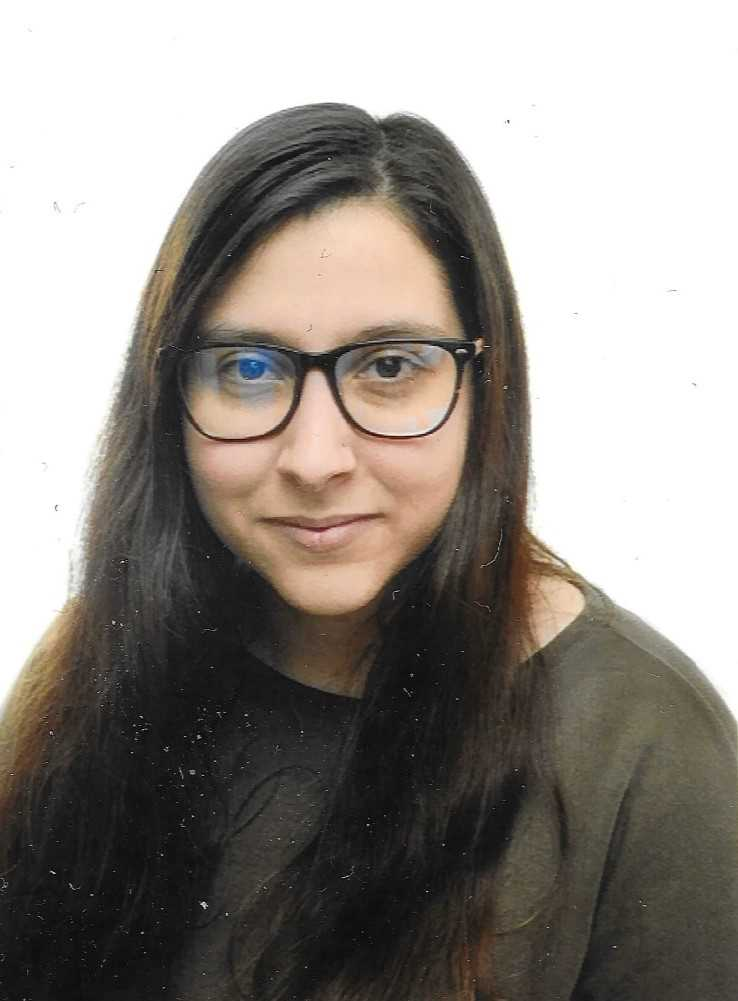
#> input picture TrabalhosPraticos/TP1/images/originais/AO1.jpg, 738 x 1001 px, found by its file name; its folder holds only this picture in this run
$ python face_detection.py
#> lines starting #> are read from the running program, lines starting #| are printed output that depends on the picture; after the words box and inside, x2 and y2 are one past the last pixel; in counts of white or black regions, pixels touching at a corner belong together; long printed decimals are rounded
import numpy as np
import cv2
import matplotlib.pyplot as plt
import os
from math import degrees, atan2

# Percorrer a pasta das imagens originais
# Identificar caras e olhos
# Desenhar um retângulo à volta das caras e circulo no centro dos olhos
# Guardar as imagens com faces cortadas

# Load the pre-trained model
face_cascade = cv2.CascadeClassifier(cv2.data.haarcascades+'haarcascade_frontalface_default.xml')
eye_cascade = cv2.CascadeClassifier(cv2.data.haarcascades+'haarcascade_eye_tree_eyeglasses.xml')

for root, dirs, files in os.walk("TrabalhosPraticos/TP1/images/originais/"):
    for file in files:
        filename, extention = file.split(".") # os.path.split(files, ".")
        print(filename, extention)

        # Load the image
        img = cv2.imread("TrabalhosPraticos/TP1/images/originais/" + file)
#> img is the input picture: shape (1001, 738, 3); mean B, G, R 134.2, 140, 145.7

        # Resize the image
        #img = cv2.resize(img, (int(img.shape[1]*0.8), int(img.shape[0]*0.8)))

        # Convert into grayscale
        gray = cv2.cvtColor(img, cv2.COLOR_BGR2GRAY)
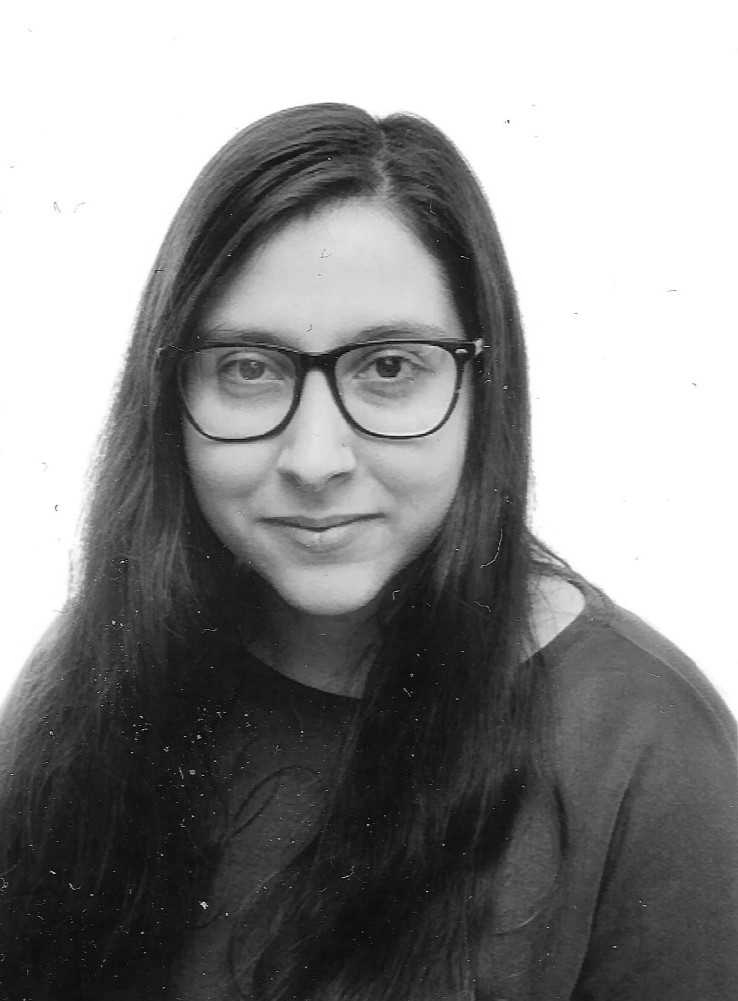
#> gray: shape (1001, 738); min 0, max 255, mean 141.1

        # Detect faces
        faces = face_cascade.detectMultiScale(gray, scaleFactor=1.1, minNeighbors=4)
#> faces = [[137, 225, 372, 372]]

        # Identify the biggest face found
        face = faces[np.argmax([w*h for x, y, w, h in faces])]
#> face = [137, 225, 372, 372]

        (x_face, y_face, w_face, h_face) = face
#> x_face = 137; y_face = 225; w_face = 372; h_face = 372

        # Crop the face
        face_region = gray[y_face:y_face+h_face, x_face:x_face+w_face]
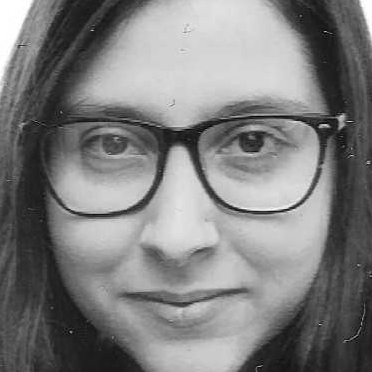
#> face_region: shape (372, 372); min 0, max 255, mean 126.2
        cv2.imwrite("TrabalhosPraticos/TP1/images/processed/cropped_faces/" + filename + "_preNomalization." + extention, face_region)

        # Detect eyes
        eyes = eye_cascade.detectMultiScale(face_region, scaleFactor=1.1, minNeighbors=4)
#> eyes = [[76, 113, 68, 68], [215, 104, 76, 76]]
        eyes_info = []
        for x, y, w, h in eyes:
            if x is not None:
                eye_radious = int(round((w + h) * 0.25))
                eye_center = (x_face + x + w//2, y_face+ y + h//2)

                eyes_info.append((x, y, w, h, eye_center, eye_radious))
                #if eye_radious > 100:
                img = cv2.circle(img, eye_center, eye_radious, (255, 0, 0), 3)
#> this loop made 2 passes
#> (x, y, w, h, eye_radious, eye_center) on passes 1 to 2: (76, 113, 68, 68, 34, (247, 372)), (215, 104, 76, 76, 38, (390, 367))
#> pass 1, `img = cv2.circle(img, eye_center, eye_radious, (255, 0, 0), 3)`:
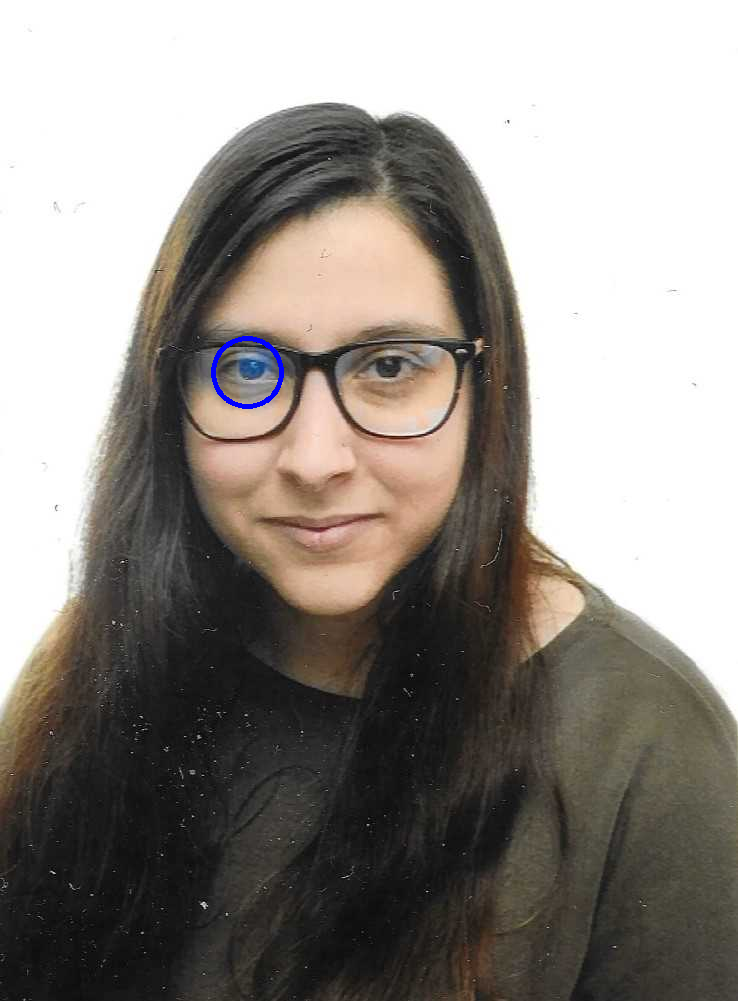
#> img: shape (1001, 738, 3); 0.14% of pixels changed, all inside (x1, y1, x2, y2) = (211, 336, 284, 409)
#> after the loop, eyes_info = [(76, 113, 68, 68, (247, 372), 34), (215, 104, 76, 76, (390, 367), 38)]


        img = cv2.rectangle(img, (x_face, y_face), (x_face+w_face, y_face+h_face), (0, 255, 0), 3)
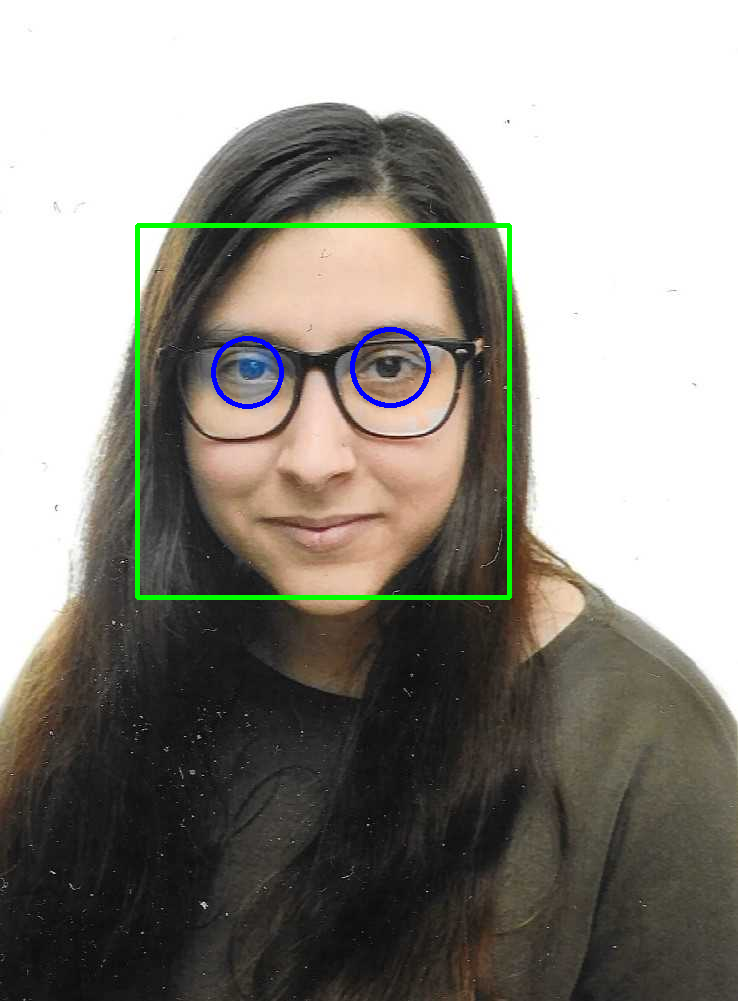
#> img: shape (1001, 738, 3); mean B, G, R 133.7, 141.2, 144.2
        cv2.imwrite("TrabalhosPraticos/TP1/images/processed/" + file, img)

        # Order eyes by y position
        eyes_info = sorted(eyes_info, key=lambda pos: pos[0])
        print("* Sorted Eyes: \n", eyes)
#| * Sorted Eyes:
#|  [[ 76 113  68  68]
#|  [215 104  76  76]]
        eyes_angle = degrees(atan2(-(eyes_info[1][1]-eyes_info[0][1]), eyes_info[1][0]-eyes_info[0][0]))
#> eyes_angle = 3.7
        print("* Eyes angle: ", eyes_angle)
#| * Eyes angle:  3.705
        print("* Eyes info: ", eyes_info[0][4])
#| * Eyes info:  (247, 372)

        # Rotate the image
        center = ((int(eyes_info[0][4][0]), int(eyes_info[0][4][1]))) # w//2, h//2
#> center = (247, 372)

        print("* Image center: ", center, type(center), type(center[0]))
#| * Image center:  (247, 372) <class 'tuple'> <class 'int'>
        M = cv2.getRotationMatrix2D(center, 360-eyes_angle, 1.0)
#> M = [[0.998, -0.0646, 24.55], [0.0646, 0.998, -15.18]]
        face_region = cv2.warpAffine(gray, M, gray.shape[:2])
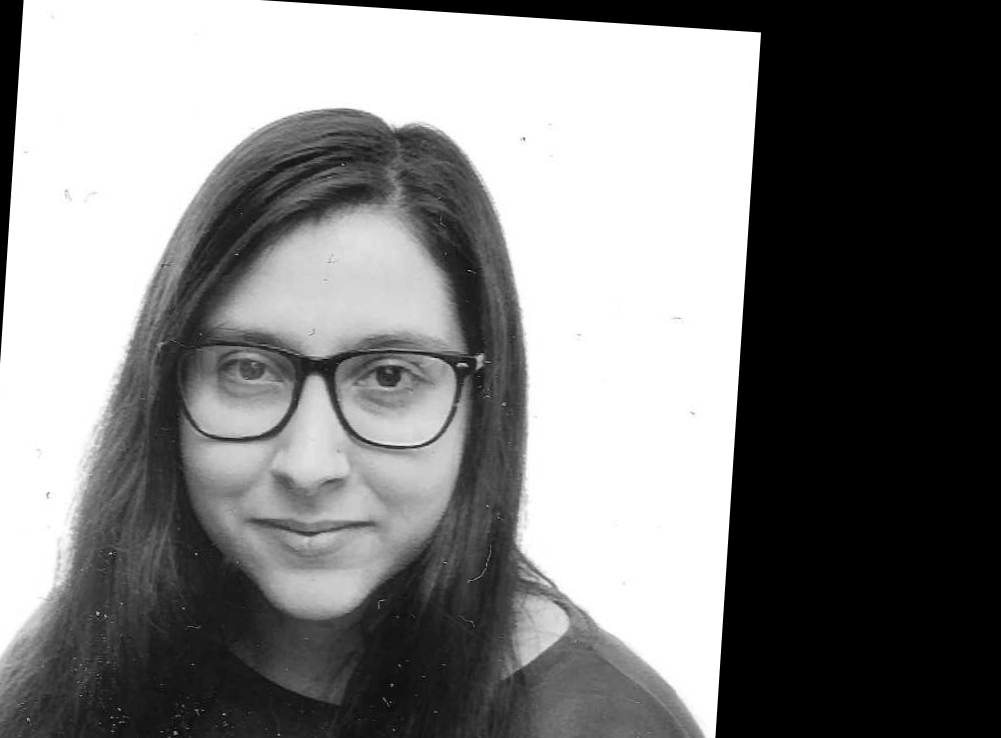
#> face_region: shape (738, 1001); min 0, max 255, mean 126.5
        face_region = face_region[y_face:y_face+h_face, x_face:x_face+w_face]
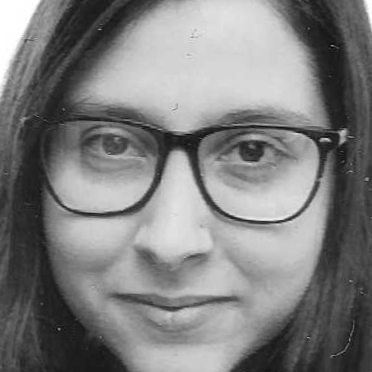
#> face_region: shape (372, 372); min 4, max 255, mean 127
        cv2.imwrite("TrabalhosPraticos/TP1/images/processed/cropped_faces/" + filename + "_normalized." + extention, face_region)


        # Resize the image
        '''(...) each face is represented by a monochrome image (256 levels) with 56 rows and
        46 columns, with both eyes, right and left, perfectly aligned horizontally, and located in
        line 24, columns 16 and 31, respectively.'''

        normalized_face = np.ones((56, 46), dtype=np.uint8)*255.
        eyes_dist = eyes_info[1][4][0] - eyes_info[0][4][0]
#> eyes_dist = 143
        print("* Eyes distance: ", eyes_dist)
#| * Eyes distance:  143
        resized = cv2.resize(face_region, fx=16/eyes_dist, fy=16/eyes_dist, dsize=(46, 56), interpolation=cv2.INTER_AREA)
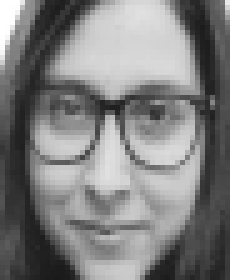
#> resized: shape (56, 46) (shown 5 times larger); min 26, max 255, mean 127

        cv2.imwrite("TrabalhosPraticos/TP1/images/processed/cropped_faces/" + filename + "_normalized." + extention, resized)

        cv2.imshow('Resized', resized)
        cv2.waitKey(0)
        cv2.destroyAllWindows()


        # Show the image
        '''cv2.imshow('Image', img)
        cv2.waitKey(0)
        cv2.destroyAllWindows()'''

$ run again, on TrabalhosPraticos/TP1/images/originais/AO8.png
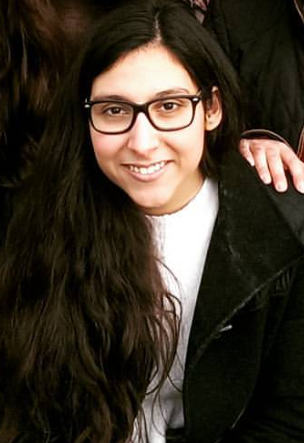
#> input picture TrabalhosPraticos/TP1/images/originais/AO8.png, 304 x 443 px, found by its file name
#> img is the input picture: shape (443, 304, 3); mean B, G, R 38.9, 50.6, 60
#> faces = [[66, 49, 155, 155]]
#> face = [66, 49, 155, 155]
#> x_face = 66; y_face = 49; w_face = 155
#> eyes = [[88, 44, 27, 27], [35, 49, 27, 27]]
#> the loop `for x, y, w, h in eyes:` made 2 passes
#> (x, y, w, h, eye_radious, eye_center) on passes 1 to 2: (88, 44, 27, 27, 14, (167, 106)), (35, 49, 27, 27, 14, (114, 111))
#> after the loop `for x, y, w, h in eyes:`: eyes_info = [(88, 44, 27, 27, (167, 106), 14), (35, 49, 27, 27, (114, 111), 14)]
#> `eyes_info = sorted(eyes_info, key=lambda pos: pos[0])`: eyes_info = [(35, 49, 27, 27, (114, 111), 14), (88, 44, 27, 27, (167, 106), 14)]
#| * Sorted Eyes:
#|  [[88 44 27 27]
#|  [35 49 27 27]]
#> eyes_angle = 5.39
#| * Eyes angle:  5.389
#| * Eyes info:  (114, 111)
#> center = (114, 111)
#| * Image center:  (114, 111) <class 'tuple'> <class 'int'>
#> M = [[0.996, -0.0939, 10.93], [0.0939, 0.996, -10.22]]
#> `face_region = face_region[y_face:y_face+h_face, x_face:x_face+w_face]`:
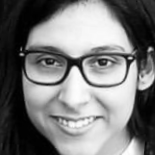
#> face_region: shape (155, 155); min 0, max 255, mean 122.1
#> eyes_dist = 53
#| * Eyes distance:  53
#> `resized = cv2.resize(face_region, fx=16/eyes_dist, fy=16/eyes_dist, ds..`:
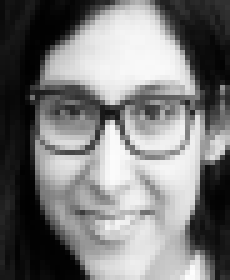
#> resized: shape (56, 46) (shown 5 times larger); min 1, max 253, mean 122.1

$ run again, on TrabalhosPraticos/TP1/images/originais/AO3.jpg
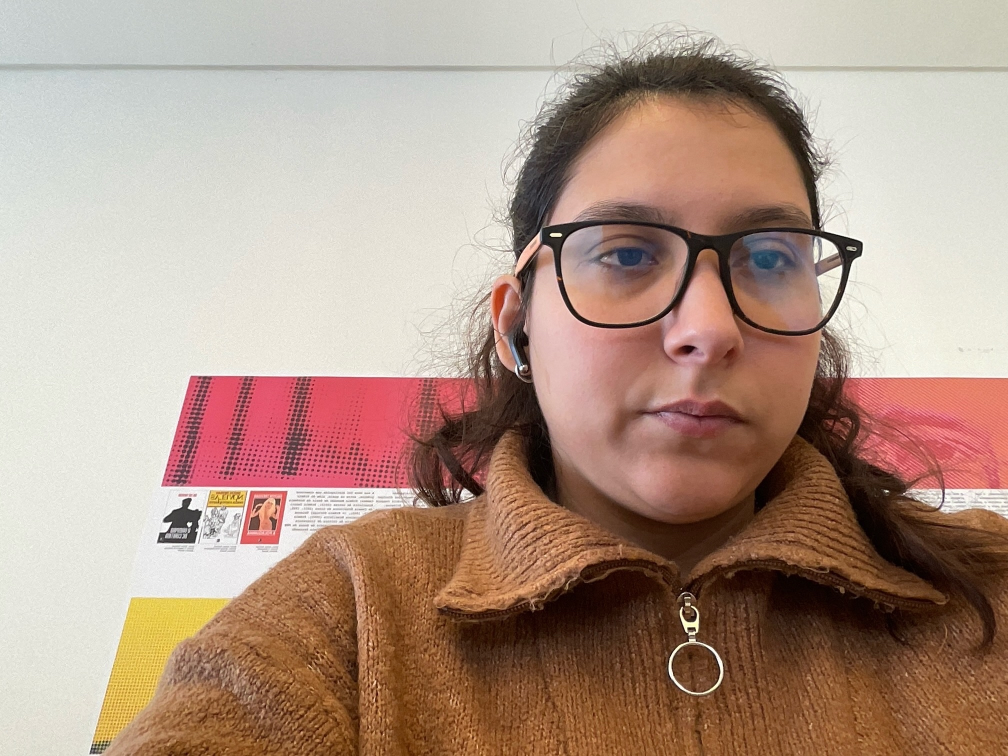
#> input picture TrabalhosPraticos/TP1/images/originais/AO3.jpg, 2016 x 1512 px, found by its file name (shown at 1/2 size)
#> img is the input picture: shape (1512, 2016, 3); mean B, G, R 135.2, 150.4, 176.7
#> faces = [[982, 218, 769, 769]]
#> face = [982, 218, 769, 769]
#> x_face = 982; y_face = 218; w_face = 769
#> eyes = [[494, 247, 113, 113], [202, 231, 134, 134]]
#> the loop `for x, y, w, h in eyes:` made 2 passes
#> (x, y, w, h, eye_radious, eye_center) on passes 1 to 2: (494, 247, 113, 113, 56, (1532, 521)), (202, 231, 134, 134, 67, (1251, 516))
#> after the loop `for x, y, w, h in eyes:`: eyes_info = [(494, 247, 113, 113, (1532, 521), 56), (202, 231, 134, 134, (1251, 516), 67)]
#> `eyes_info = sorted(eyes_info, key=lambda pos: pos[0])`: eyes_info = [(202, 231, 134, 134, (1251, 516), 67), (494, 247, 113, 113, (1532, 521), 56)]
#| * Sorted Eyes:
#|  [[494 247 113 113]
#|  [202 231 134 134]]
#> eyes_angle = -3.14
#| * Eyes angle:  -3.136
#| * Eyes info:  (1251, 516)
#> center = (1251, 516)
#| * Image center:  (1251, 516) <class 'tuple'> <class 'int'>
#> M = [[0.999, 0.0547, -26.36], [-0.0547, 0.999, 69.22]]
#> `face_region = face_region[y_face:y_face+h_face, x_face:x_face+w_face]`:
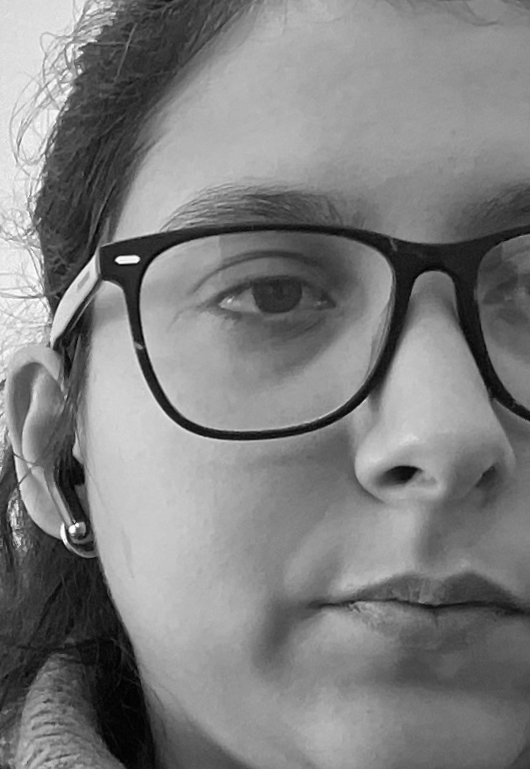
#> face_region: shape (769, 530); min 1, max 254, mean 127.1
#> eyes_dist = 281
#| * Eyes distance:  281
#> `resized = cv2.resize(face_region, fx=16/eyes_dist, fy=16/eyes_dist, ds..`:
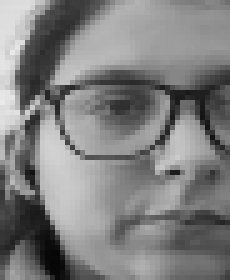
#> resized: shape (56, 46) (shown 5 times larger); min 6, max 233, mean 127.1

$ run again, on TrabalhosPraticos/TP1/images/originais/AO4.jpg
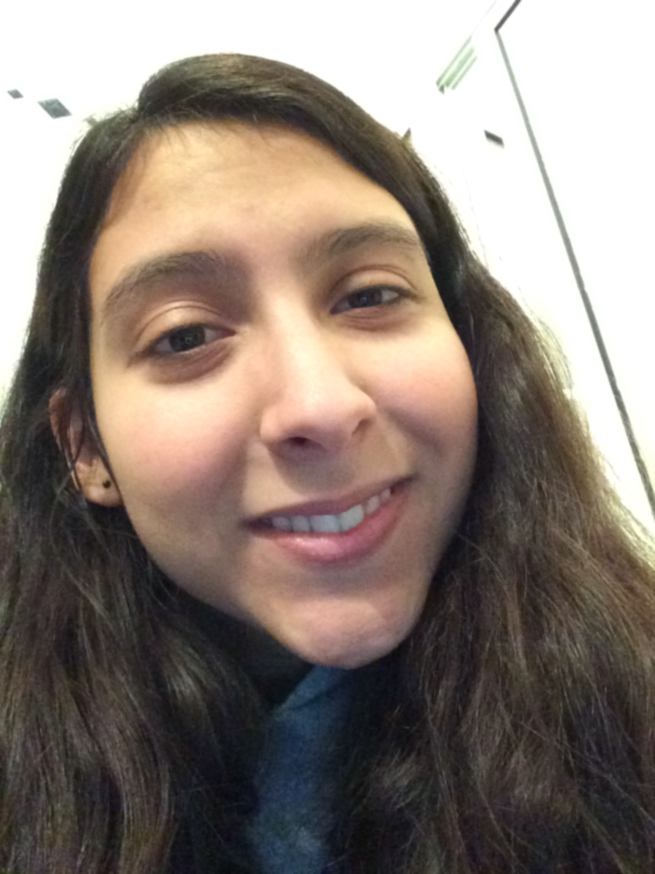
#> input picture TrabalhosPraticos/TP1/images/originais/AO4.jpg, 1310 x 1748 px, found by its file name (shown at 1/2 size)
#> img is the input picture: shape (1748, 1310, 3); mean B, G, R 117, 125.4, 137.7
#> faces = [[22, 1445, 31, 31], [86, 240, 1011, 1011]]
#> face = [86, 240, 1011, 1011]
#> x_face = 86; y_face = 240; w_face = 1011
#> eyes = [[564, 265, 181, 181], [181, 351, 191, 191]]
#> the loop `for x, y, w, h in eyes:` made 2 passes
#> (x, y, w, h, eye_radious, eye_center) on passes 1 to 2: (564, 265, 181, 181, 90, (740, 595)), (181, 351, 191, 191, 96, (362, 686))
#> after the loop `for x, y, w, h in eyes:`: eyes_info = [(564, 265, 181, 181, (740, 595), 90), (181, 351, 191, 191, (362, 686), 96)]
#> `eyes_info = sorted(eyes_info, key=lambda pos: pos[0])`: eyes_info = [(181, 351, 191, 191, (362, 686), 96), (564, 265, 181, 181, (740, 595), 90)]
#| * Sorted Eyes:
#|  [[564 265 181 181]
#|  [181 351 191 191]]
#> eyes_angle = 12.66
#| * Eyes angle:  12.655
#| * Eyes info:  (362, 686)
#> center = (362, 686)
#| * Image center:  (362, 686) <class 'tuple'> <class 'int'>
#> M = [[0.976, -0.219, 159.1], [0.219, 0.976, -62.64]]
#> eyes_dist = 378
#| * Eyes distance:  378
#> `resized = cv2.resize(face_region, fx=16/eyes_dist, fy=16/eyes_dist, ds..`:
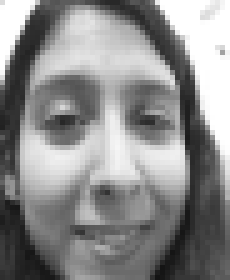
#> resized: shape (56, 46) (shown 5 times larger); min 20, max 255, mean 139.9
